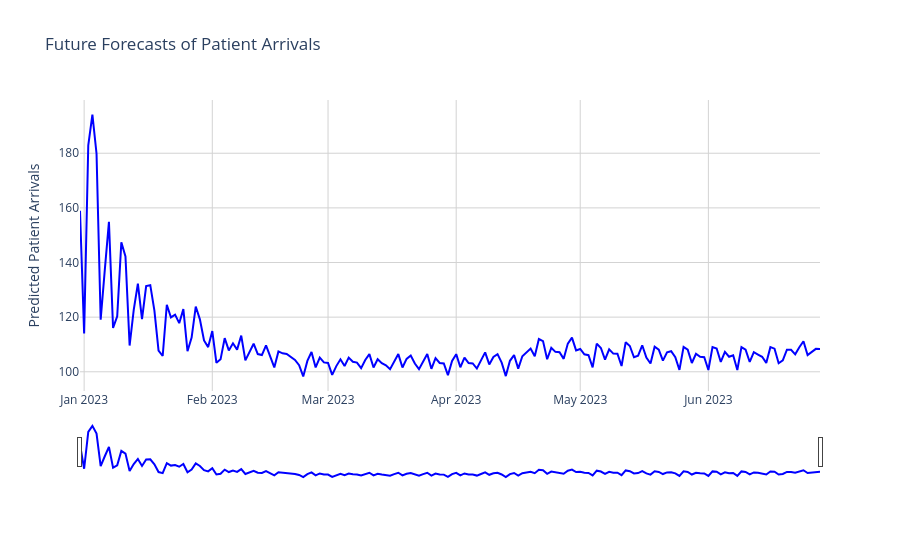

The notebook cell this image was saved under:
### Code cell
# Create a new figure
fig = go.Figure()

fig.add_trace(go.Scatter(x=future_with_features.index, y=future_with_features['pred'],
                         name='Predicted Patient Arrivals',
                         line=dict(color='blue', width=2),
                         hovertemplate='<b>Date</b>: %{x|%m-%d-%Y}<br>' +
                                       '<b>Patients</b>: %{y}<br>' +
                                       '<b>Day of Week</b>: %{x| %A}<extra></extra>'))

fig.update_layout(
    title='Future Forecasts of Patient Arrivals',
    xaxis=dict(
        rangeslider=dict(visible=True),
        type='date'
    ),
    yaxis_title='Predicted Patient Arrivals',
    template='plotly_white'
)

fig.update_xaxes(showgrid=True, gridwidth=1, gridcolor='lightgrey')
fig.update_yaxes(showgrid=True, gridwidth=1, gridcolor='lightgrey')

fig.show()

### Figure 1 — Plotly figure (JSON) as saved in the notebook; plotly's stock layout.template omitted (floating-point values rounded to 4 significant figures; data arrays with more than 128 entries replaced by an {"elided": "..."} marker saying what was removed)
{"data": [{"hovertemplate": "<b>Date</b>: %{x|%m-%d-%Y}<br><b>Patients</b>: %{y}<br><b>Day of Week</b>: %{x| %A}<extra></extra>", "line": {"color": "blue", "width": 2}, "name": "Predicted Patient Arrivals", "type": "scatter", "x": {"elided": "180 str values"}, "y": {"elided": "180 float values"}}], "layout": {"title": {"text": "Future Forecasts of Patient Arrivals"}, "xaxis": {"gridcolor": "lightgrey", "gridwidth": 1, "rangeslider": {"visible": true}, "showgrid": true, "type": "date"}, "yaxis": {"gridcolor": "lightgrey", "gridwidth": 1, "showgrid": true, "title": {"text": "Predicted Patient Arrivals"}}}}
